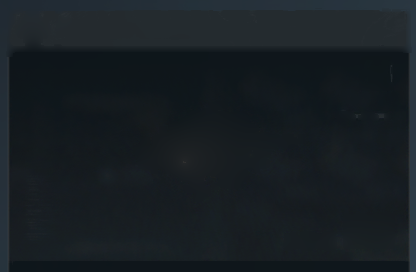
#> input picture tools/inv-card-panel.png, 416 x 272 px
$ python -i cut-cards.py   (imports and definitions only)
#> lines starting #> are read from the running program, lines starting #| are printed output that depends on the picture; after the words box and inside, x2 and y2 are one past the last pixel; in counts of white or black regions, pixels touching at a corner belong together
"""Cut item renders out of gunsmith screenshots into 512x256 RGBA art.

THE PROBLEM WITH THRESHOLDING ONE COLOUR

A card looks flat and is not: it carries a vignette that is several levels
brighter across the top than down the right-hand margin. Measure one panel
colour from the margin and every threshold is then wrong somewhere — too tight
at the top, so the highlight mattes in as a grey slab; too loose in the middle,
so a dark grip dissolves.

So the panel is modelled instead of sampled. Both side margins are background
on every card here, so a per-row interpolation between them reconstructs the
vignette closely enough that the item is what is left over.

From there it is a normal matte: a trimap, a soft alpha through the uncertain
band, and colour decontamination so half-covered edge pixels do not keep the
panel's darkness and ring the item in grey.
"""
import re

import numpy as np
from PIL import Image, ImageFilter
from scipy import ndimage

CANVAS = (512, 256)
TARGET_H = 200

LO, HI = 7.0, 26.0      # alpha ramp, in RGB distance from the modelled panel

# Cards where the item is nearly the same value as the panel behind it. The
# matte still runs; the box just says where to look.
BOXES = {
    'ar-modular-rear-grip': (145, 34, 204, 96),
    'ar-light-grip-piece': (146, 34, 203, 94),
    'ar-heavy-grip-piece': (146, 36, 203, 92),
    # Radial vignette on this one: the left margin is lit and the right is not,
    # so interpolating between them models a straight ramp where the card has a
    # curve, and half the panel reads as foreground.
    'rm277-pad': (150, 30, 203, 100),
    # This render starts higher than the others and runs into the band the
    # title chip occupies, so the blanket chip exclusion clips its top off.
    'resonant-mk-iii-grip': (116, 27, 226, 96),
}


def slug(name):
    return re.sub(r'[^a-z0-9]+', '-', name.lower()).strip('-')


def panel_model(im):
    """Reconstruct the card's own gradient from its left and right margins."""
    h, w, _ = im.shape
    m = max(4, w // 40)
    left = np.median(im[:, 2:2 + m], axis=1)
    right = np.median(im[:, w - 2 - m:w - 2], axis=1)
    # Smooth vertically: a single row of margin is noisy, the vignette is not.
    left = ndimage.uniform_filter1d(left, 9, axis=0, mode='nearest')
    right = ndimage.uniform_filter1d(right, 9, axis=0, mode='nearest')
    t = np.linspace(0, 1, w)[None, :, None]
    return left[:, None, :] * (1 - t) + right[:, None, :] * t


def frame_lines(im):
    """Rows and columns that are the selected card's white frame.

    The frame is the one thing on a card that is both very bright and spans
    almost the whole of a row or column. No render does that — a barrel laid
    across the card is long but nowhere near uniformly bright. Removing it by
    that description is steadier than any threshold on size or shape, both of
    which a long thin item also satisfies.
    """
    lum = im.mean(axis=2)
    bright = lum > 150
    rows = bright.mean(axis=1) > 0.6
    cols = bright.mean(axis=0) > 0.6
    return ndimage.binary_dilation(rows, np.ones(3)), \
        ndimage.binary_dilation(cols, np.ones(3))


def item_mask(dist, h, w, inset, frame=None):
    """Largest island of confidently-not-panel, minus the chip and the frame."""
    core = dist > HI
    if frame is not None:
        core[frame[0], :] = False
        core[:, frame[1]] = False
    core[:int(h * 0.26)] = False
    core[:inset] = core[-inset:] = False
    core[:, :inset] = core[:, -inset:] = False
    core = ndimage.binary_opening(core, np.ones((2, 2)))

    lab, n = ndimage.label(core, structure=np.ones((3, 3)))
    if n == 0:
        return None
    sizes = ndimage.sum(core, lab, range(1, n + 1))
    keep = lab == (np.argmax(sizes) + 1)
    # Pull in the uncertain band that touches the item, and only that band:
    # this is what keeps thin edges and antennae without re-admitting the frame.
    grown = ndimage.binary_dilation(keep, np.ones((3, 3)), iterations=4)
    keep = keep | (grown & (dist > LO))

    # Re-apply the exclusions: growing into the uncertain band is what recovers
    # thin edges, and it is also what reaches back up into the title chip and
    # out to the frame. Cutting them again afterwards, then taking the largest
    # island once more, keeps the edges without the furniture.
    if frame is not None:
        keep[frame[0], :] = False
        keep[:, frame[1]] = False
    keep[:int(h * 0.26)] = False
    keep[:inset] = keep[-inset:] = False
    keep[:, :inset] = keep[:, -inset:] = False
    lab, n = ndimage.label(keep, structure=np.ones((3, 3)))
    if n == 0:
        return None
    sizes = ndimage.sum(keep, lab, range(1, n + 1))
    return ndimage.binary_fill_holes(lab == (np.argmax(sizes) + 1))


def matte(im, box=None):
    h, w, _ = im.shape
    bg = panel_model(im)
    dist = np.linalg.norm(im - bg, axis=2)

    if box:
        fr = frame_lines(im)
        dist[fr[0], :] = 0
        dist[:, fr[1]] = 0
        x0, y0, x1, y1 = box
        region = np.zeros((h, w), bool)
        region[y0:y1, x0:x1] = True
        keep = region & (dist > LO)
        keep = ndimage.binary_closing(keep, np.ones((3, 3)))
        lab, n = ndimage.label(keep, structure=np.ones((3, 3)))
        if n:
            sizes = ndimage.sum(keep, lab, range(1, n + 1))
            big = np.argsort(sizes)[::-1][:2] + 1     # grip pieces come in pairs
            keep = np.isin(lab, big[sizes[big - 1] > sizes.max() * 0.15])
        keep = ndimage.binary_fill_holes(keep)
    else:
        frame = frame_lines(im)
        keep = item_mask(dist, h, w, 5, frame)
        if keep is None:
            return None

    if keep.sum() < 120:
        return None

    alpha = np.clip((dist - LO) / (HI - LO), 0, 1) * keep
    alpha = np.array(Image.fromarray((alpha * 255).astype(np.uint8))
                     .filter(ImageFilter.GaussianBlur(0.6))) / 255.0

    # Decontaminate: an edge pixel is part item, part panel. Solving for the
    # item's own colour is what stops every silhouette wearing a dark rim.
    a = alpha[..., None]
    fg = np.where(a > 0.06, (im - (1 - a) * bg) / np.maximum(a, 0.06), im)
    fg = np.clip(fg, 0, 255)

    ys, xs = np.where(alpha > 0.12)
    if len(ys) < 60:
        return None
    y0, y1, x0, x1 = ys.min(), ys.max(), xs.min(), xs.max()
    rgba = np.dstack([fg, alpha * 255])[y0:y1 + 1, x0:x1 + 1]

    crop = Image.fromarray(rgba.astype(np.uint8), 'RGBA')
    scale = TARGET_H / crop.height
    if crop.width * scale > CANVAS[0] - 32:
        scale = (CANVAS[0] - 32) / crop.width
    crop = crop.resize((max(1, round(crop.width * scale)),
                        max(1, round(crop.height * scale))), Image.LANCZOS)
    out = Image.new('RGBA', CANVAS, (0, 0, 0, 0))
    out.paste(crop, ((CANVAS[0] - crop.width) // 2,
                     (CANVAS[1] - crop.height) // 2), crop)
    return out


def cut(card, key=None):
    return matte(np.array(card.convert('RGB')).astype(float), BOXES.get(key))


def cards(path, n):
    im = Image.open(path)
    step = im.height / n
    return [im.crop((0, round(i * step), im.width, round((i + 1) * step)))
            for i in range(n)]

>>> import cv2
>>> picture = cv2.imread('inv-card-panel.png')
#> picture is the input picture: shape (272, 416, 3); mean B, G, R 35.2, 30.6, 23.9
>>> result = matte(picture)
#> in panel_model, `left = np.median(im[:, 2:2 + m], axis=1)`: left = 272 rows, first 8: [50, 42, 32], [50, 42, 32], [50, 42, 32], [50, 42, 32], [50, 42, 32], [51, 42, 32], [50.5, 42, 32], [51, 42, 32.5]
#> in panel_model, `right = np.median(im[:, w - 2 - m:w - 2], axis=1)`: right = 272 rows, first 8: [65, 54, 42], [64.5, 54, 42], [64.5, 54, 42], [64.5, 54, 42], [64.5, 55, 42], [64.5, 55, 42], [65, 55, 42], [65, 54.5, 42]
#> in panel_model, `left = ndimage.uniform_filter1d(left, 9, axis=0, mode='nearest')`: left = 272 rows, first 8: [50, 42, 32], [50.11, 42, 32], [50.17, 42, 32], [50.28, 42, 32.06], [50.39, 42, 32.11], [50.5, 42, 32.22], [50.61, 42, 32.33], [50.72, 42, 32.44]
#> in panel_model, `right = ndimage.uniform_filter1d(right, 9, axis=0, mode='nearest')`: right = 272 rows, first 8: [64.78, 54.11, 42], [64.72, 54.22, 42], [64.72, 54.33, 42], [64.72, 54.39, 42], [64.61, 54.39, 41.89], [64.33, 54.28, 41.78], [64.28, 54.28, 41.78], [63.89, 54.11, 41.67]
#> in matte, `dist = np.linalg.norm(im - bg, axis=2)`:
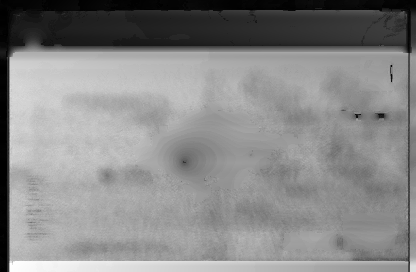
#> dist: shape (272, 416) float64; min 0, max 49.79, mean 26.7; drawn with min black and max white
#> in frame_lines, `lum = im.mean(axis=2)`:
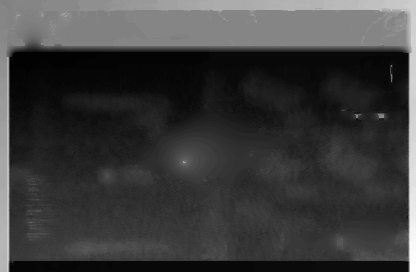
#> lum: shape (272, 416) float64; min 20, max 62, mean 29.9; drawn with min black and max white
#> in frame_lines, `bright = lum > 150`: bright: shape (272, 416) bool; every value is 0
#> in item_mask, `core = dist > HI`:
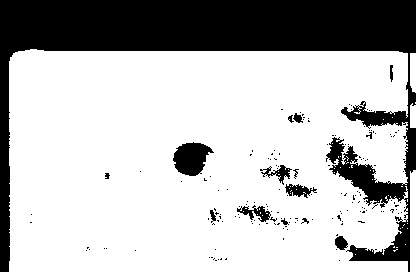
#> core: shape (272, 416) bool; 73.2% white; 166 black regions (151 under 20 px), largest, box (x1, y1, x2, y2) and area: (0, 0, 416, 272) 27975, (173, 142, 214, 176) 928, (237, 205, 271, 222) 254
#> in item_mask, `core[:, :inset] = core[:, -inset:] = False`: core: shape (272, 416) bool; 64.1% white; 165 black regions (151 under 20 px), largest, box (x1, y1, x2, y2) and area: (0, 0, 416, 272) 38396, (173, 142, 214, 176) 928, (237, 205, 271, 222) 254
#> in item_mask, `core = ndimage.binary_opening(core, np.ones((2, 2)))`: core: shape (272, 416) bool; 63.4% white; 111 black regions (99 under 20 px), largest, box (x1, y1, x2, y2) and area: (0, 0, 416, 272) 38947, (173, 142, 214, 176) 931, (237, 205, 280, 225) 327
#> in item_mask, `lab, n = ndimage.label(core, structure=np.ones((3, 3)))`:
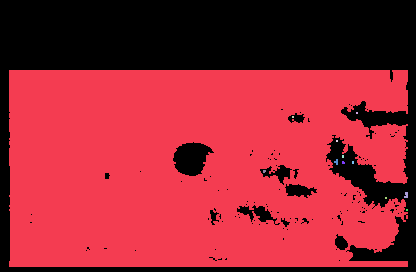
#> lab: shape (272, 416) int32; 13 distinct labels, from 0 to 12; one colour per label, 0 black
#> in item_mask, `lab, n = ndimage.label(core, structure=np.ones((3, 3)))`: n = 12
#> in item_mask, `sizes = ndimage.sum(core, lab, range(1, n + 1))`: sizes = [71700, 4, 4, 4, 6, 16, 8, 6, 8, 19, 4, 4]
#> in item_mask, `keep = lab == (np.argmax(sizes) + 1)`: keep: shape (272, 416) bool; 63.4% white; 111 black regions (99 under 20 px), largest, box (x1, y1, x2, y2) and area: (0, 0, 416, 272) 39018, (173, 142, 214, 176) 931, (237, 205, 280, 225) 327
#> in item_mask, `grown = ndimage.binary_dilation(keep, np.ones((3, 3)), iterations=4)`: grown: shape (272, 416) bool; 71.8% white; 8 black regions (5 under 20 px), largest, box (x1, y1, x2, y2) and area: (0, 0, 416, 272) 31351, (178, 147, 204, 171) 421, (357, 252, 370, 257) 53
#> in item_mask, `keep = keep | (grown & (dist > LO))`: keep: shape (272, 416) bool; 71.5% white; 20 black regions (16 under 20 px), largest, box (x1, y1, x2, y2) and area: (0, 0, 416, 272) 31712, (178, 147, 204, 171) 421, (357, 252, 370, 257) 53, (355, 110, 361, 118) 24
#> in item_mask, `keep[:, :inset] = keep[:, -inset:] = False`:
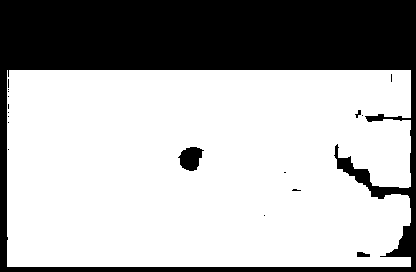
#> keep: shape (272, 416) bool; 68.5% white; 18 black regions (14 under 20 px), largest, box (x1, y1, x2, y2) and area: (0, 0, 416, 272) 35068, (178, 147, 204, 171) 421, (357, 252, 370, 257) 53, (355, 110, 361, 118) 24
#> in item_mask, `lab, n = ndimage.label(keep, structure=np.ones((3, 3)))`: n = 1
#> in item_mask, `sizes = ndimage.sum(keep, lab, range(1, n + 1))`: sizes = [77540]
#> in item_mask, `return ndimage.binary_fill_holes(lab == (np.argmax(sizes) + 1))`: returned value: shape (272, 416) bool; 69% white; 1 black region, box (x1, y1, x2, y2) and area: (0, 0, 416, 272) 35068
#> in matte, `fg = np.where(a > 0.06, (im - (1 - a) * bg) / np.maximum(a, 0.06), im)`:
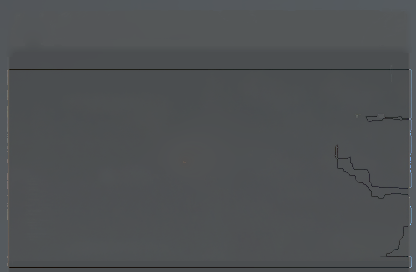
#> fg: shape (272, 416, 3) float64; mean of channels 0, 1, 2 34.1, 29.6, 22.9; drawn with min black and max white
#> in matte, `y0, y1, x0, x1 = ys.min(), ys.max(), xs.min(), xs.max()`: y0 = 69; y1 = 267; x0 = 8; x1 = 411
#> in matte, `out = Image.new('RGBA', CANVAS, (0, 0, 0, 0))`: out: PIL image 512x256 RGBA; every value is 0
#> in matte, `out.paste(crop, ((CANVAS[0] - crop.width) // 2, (CANVAS[1] - crop.heig..`:
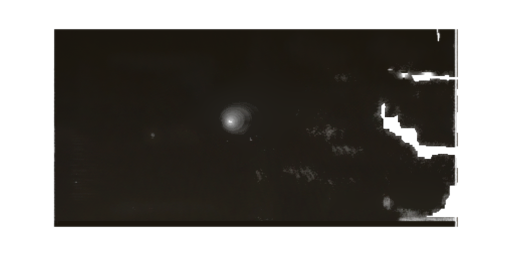
#> out: PIL image 512x256 RGBA; mean R, G, B, A 18.6, 16.1, 12.4, 149.8; transparent parts drawn white
